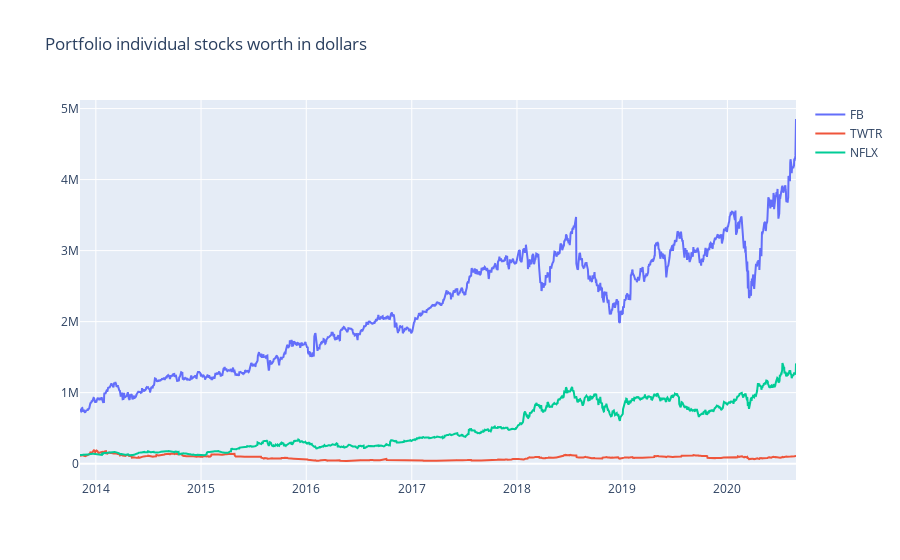

Here is the notebook cell this chart was saved with:
### Code cell
# Plot all stocks (normalized)
interactive_plot(df_portfolio.drop(['portfolio daily worth in $','portfolio daily % return'], axis = 1), 'Portfolio individual stocks worth in dollars')

### Figure 1 — Plotly figure (JSON) as saved in the notebook; plotly's stock layout.template omitted (floating-point values rounded to 4 significant figures; data arrays with more than 128 entries replaced by an {"elided": "..."} marker saying what was removed)
{"data": [{"name": "FB", "type": "scatter", "x": {"elided": "1712 str values"}, "y": {"elided": "1712 float values"}}, {"name": "TWTR", "type": "scatter", "x": {"elided": "1712 str values"}, "y": {"elided": "1712 float values"}}, {"name": "NFLX", "type": "scatter", "x": {"elided": "1712 str values"}, "y": {"elided": "1712 float values"}}], "layout": {"legend": {"tracegroupgap": 0}, "title": {"text": "Portfolio individual stocks worth in dollars"}, "xaxis": {"anchor": "y", "domain": [0, 1]}, "yaxis": {"anchor": "x", "domain": [0, 1]}}}
